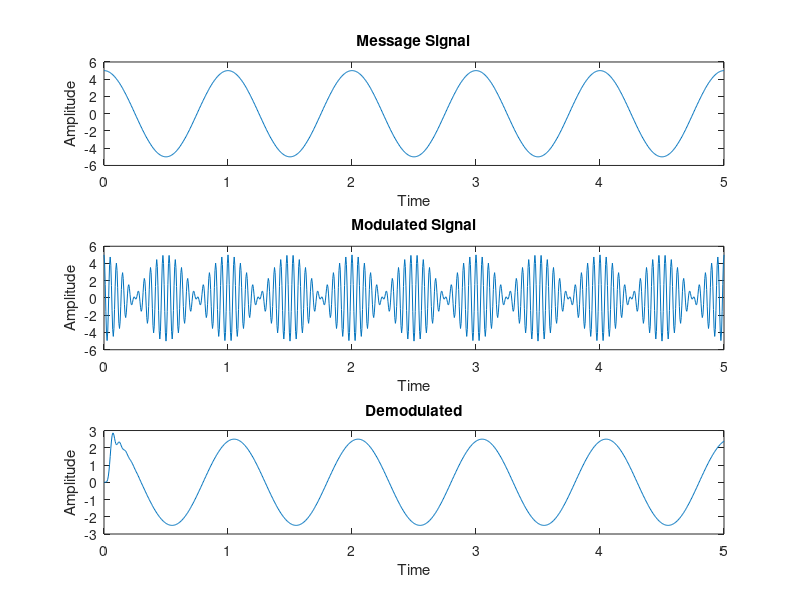

Write the MATLAB code that produced this figure. (Note: this script raises an error after producing the figure.)
% Ayush Basak 19ucc016

% DSB SC 
t = 0:0.005:5;
Am = 5;
Ac = 5;
fm = 1;
fc = 20;

message = Am * cos(2*pi*fm*t);
y_DSBSC = message .* cos (2 * pi * fc * t);

subplot(3,1,1)
plot(t, message);
xlabel("Time");
ylabel("Amplitude");
title("Message Signal");

subplot(3,1,2)
plot(t, y_DSBSC);
xlabel("Time");
ylabel("Amplitude");
title("Modulated Signal");

subplot(3,1,3)
y_prod_mod = y_DSBSC .* cos(2 * pi * fc * t);
fs = 10*fc;
[b,a] = butter(10,2 * fc/fs, 'low');
y_recovered = filter(b,a,y_prod_mod);
plot(t, y_recovered);
title("Demodulated");
xlabel("Time")
ylabel("Amplitude")

sgtitle("Ayush Basak 19ucc016")


figure()
N = length(t);
y = fft(y_DSBSC, N);
z = y(1: (floor(N/2) + 1));
k=0:(floor(N/2));
stem(k, abs(z))
xlabel("Frequency");
ylabel("Amplitude");
title("Frequency Domain Analysis of DSB SC")
